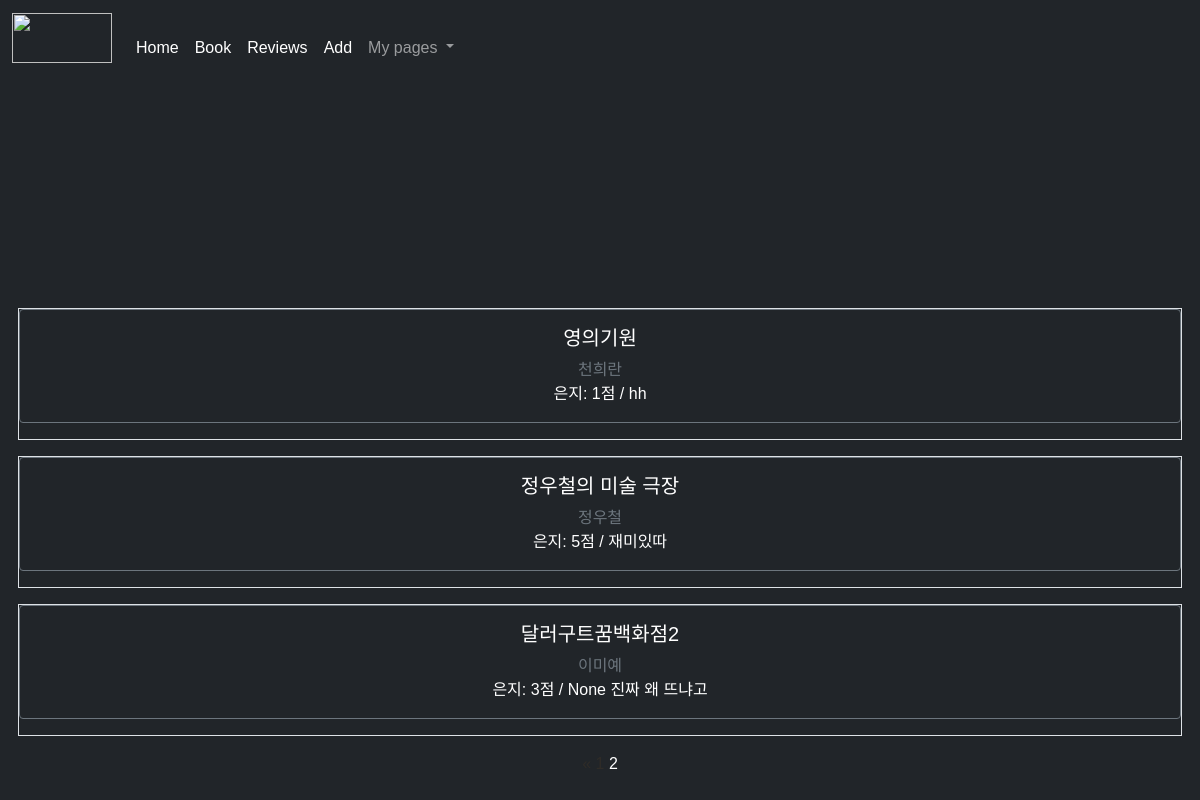
/member/review/list?page=2, run on the app's committed database.
### member/models.py (models this page shows, shortened)
class Review(models.Model):
    point = models.IntegerField(choices=REVIEW_POINT_CHOICES, default=None)
    comment = models.CharField(max_length=500)
    book = models.ForeignKey(Book, on_delete=models.CASCADE)
    author = models.ForeignKey(User, on_delete=models.CASCADE)
    created_at = models.DateTimeField(
        auto_now_add=True)  # 모델이 생성된 시간을 자동으로 필드에 넣어
    updated_at = models.DateTimeField(auto_now=True)

class Book(models.Model):
    name = models.CharField(max_length=25, verbose_name='제목')
    writer = models.CharField(max_length=15, verbose_name='저자')
    bookcovers = models.CharField(max_length=500, default=None, null=True)
    created_at = models.DateTimeField(auto_now_add=True)
    updated_at = models.DateTimeField(auto_now=True)

class User(AbstractUser):
    nickname = models.CharField(
        max_length=15,
        unique=True,
        null=True,
        error_messages={'unique': '이미 사용 중인 닉네임 입니다!'},)

### member/views.py (the view)
# urls.py: path('review/list', views.review_list, name="review-list"),
def review_list(req):
    reviews = Review.objects.all().order_by('-created_at')
    paginator = Paginator(reviews, 5)
    page = req.GET.get('page')
    items = paginator.get_page(page)
    context = {
        'reviews': items
    }
    return render(req, 'review_list.html', context)

### member/templates/review_list.html (shortened to what this page needs)
{% extends 'base.html' %}
{% load static %}
{% block content %}
<div class="container mb-4">
    {% for item in reviews %}
        <div class="row gx-4 gx-lg-5 border mb-3 pd-2 d-flex justify-content-center">
            <div class="card border-secondary bg-dark mb-3">
                <div class="card-body">
                    <h5 class="card-title">{{ item.book.name }}</h5>
                    <h7 class="card-subtitle mb-2 text-muted">{{ item.book.writer }}</h7>
                    <p class="card-text">{{ item.author.nickname }}: {{ item.point }}점 / {{ item.comment }}</p>
                </div>
            </div>
        </div>
    {% endfor %}
        <div class="row">
            <div class="col-sm-12 text-center">
                <div class="pagination">
                    <span class="step-links text-center" style="width: 100%;">
                    {% if reviews.has_previous %}
                        <a href="?page=1">&laquo;</a>
                        <a href="?page={{ reviews.previous_page_number }}">{{ reviews.previous_page_number }}</a>
                    {% endif %}
                    <span class="current">
                        {{ reviews.number }}
                    </span>
                </span>
                </div>
            </div>
        </div>
</div>
{% endblock %}

### member/static/style.css (style rules this page uses)
:root { --border: #e3e1dc; --max-width: 1100px; --max-content-width: 1000px; --body-background: #212529; --site-header-background: #212529; --navbar: #2f2c28; --site-footer: #bcb9b0; --site-footer-background: #2f2c28; --account-link: #ffcc00; --content-list-contet-date: #bcb9b0; --main-header-background: #fff; --main-header-height: 565px; --main-header-border: #f0efec; --main-header: #fff; --content-list-sub-heading: #d1d0cc; --content-list-pagination-current: #fff; --content-list-pagination-current-bg: #ff0458; --review-detail-date: #bcb9b0; --review-detail-side-padding: 8px; --profile-header-edit: #7b776b; --file-content-border: #d3d1c8; --file-content-background: #212529; }
body { display: flex; justify-content: center; min-height: 100vh; flex-direction: column; margin: 0; word-break: keep-all; }
* { font-family: "Spoqa Han Sans Neo", sans-serif; }
:root { --text: #2f2c28; --link: #ffcc00; --button-text: #fff; --button-primary-background: #ff0458; --button-primary-hover-background: #ff045893; --button-warn-background: #f9592c; --button-secondary-background: #bcb9b0; --ic-button-circle: #ffcc00; --input-background: #fff; --input-border: #cccac3; --input-placeholder: #bcb9b0; --input-focus-border: #ffcc00; --input-focus-background: #fffdf3; --input-error: #e6584e; --input-error-border: #e6584e; --chip-border: #e3e1dc; --chip-text: #2f2c28; --chip-green-background: #effaf9; --chip-green-text: #79c9c5; --chip-green-border: #06aea7; --avatar-placeholder: #e3e1dc; --stars: #ffcc00; --dialog-border: #e3e1dc; --dialog-background: #f6f5f3; --dialog-info: #e1811b; --box-border: #e3e1dc; }
body, a, a:hover { color: var(--text); }
a { text-decoration: none; }

### data on the page
Review: book.name "영의기원", book.writer "천희란", author.nickname "은지", point "1", comment "hh"
Review: book.name "정우철의 미술 극장", book.writer "정우철", author.nickname "은지", point "5", comment "재미있따"
Review: book.name "달러구트꿈백화점2", book.writer "이미예", author.nickname "은지", point "3", comment "None 진짜 왜 뜨냐고"

### other printed values
{{ reviews.number }} "2"
